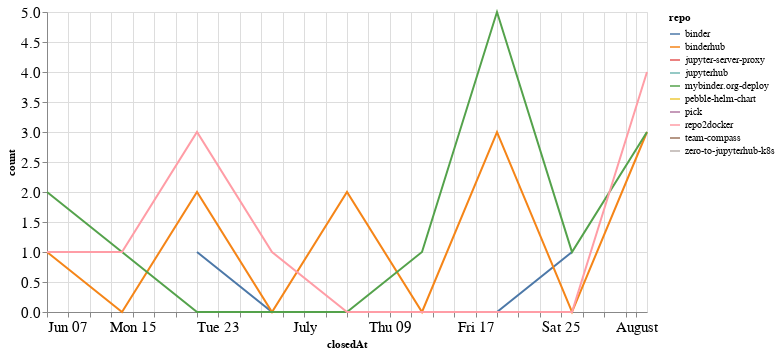

The notebook cell saved with this chart:
### Code cell
closed_by_time = closed_by.groupby('repo').resample('W', on='closedAt').count()['author'].reset_index()
closed_by_time = closed_by_time.rename(columns={'author': 'count'})

alt.Chart(closed_by_time, width=600).mark_line().encode(
    x='closedAt',
    y='count',
    color='repo',
    tooltip="repo"
)

### Figure 1 — Vega-Lite specification as saved in the notebook (floating-point values rounded to 4 significant figures)
{"config": {"axisLeft": {"labelFontSize": 15}, "axisBottom": {"labelFontSize": 15}}, "data": {"name": "data-faa16b2c9d0391b61cae6b0040c89b7d"}, "mark": "line", "encoding": {"color": {"type": "nominal", "field": "repo"}, "tooltip": {"type": "nominal", "field": "repo"}, "x": {"type": "temporal", "field": "closedAt"}, "y": {"type": "quantitative", "field": "count"}}, "width": 600, "$schema": "https://vega.github.io/schema/vega-lite/v4.8.1.json", "datasets": {"data-faa16b2c9d0391b61cae6b0040c89b7d": [{"repo": "binder", "closedAt": "2020-06-21T00:00:00", "count": 1}, {"repo": "binder", "closedAt": "2020-06-28T00:00:00", "count": 0}, {"repo": "binder", "closedAt": "2020-07-05T00:00:00", "count": 0}, {"repo": "binder", "closedAt": "2020-07-12T00:00:00", "count": 0}, {"repo": "binder", "closedAt": "2020-07-19T00:00:00", "count": 0}, {"repo": "binder", "closedAt": "2020-07-26T00:00:00", "count": 1}, {"repo": "binderhub", "closedAt": "2020-06-07T00:00:00", "count": 1}, {"repo": "binderhub", "closedAt": "2020-06-14T00:00:00", "count": 0}, {"repo": "binderhub", "closedAt": "2020-06-21T00:00:00", "count": 2}, {"repo": "binderhub", "closedAt": "2020-06-28T00:00:00", "count": 0}, {"repo": "binderhub", "closedAt": "2020-07-05T00:00:00", "count": 2}, {"repo": "binderhub", "closedAt": "2020-07-12T00:00:00", "count": 0}, {"repo": "binderhub", "closedAt": "2020-07-19T00:00:00", "count": 3}, {"repo": "binderhub", "closedAt": "2020-07-26T00:00:00", "count": 0}, {"repo": "binderhub", "closedAt": "2020-08-02T00:00:00", "count": 3}, {"repo": "jupyter-server-proxy", "closedAt": "2020-06-14T00:00:00", "count": 1}, {"repo": "jupyterhub", "closedAt": "2020-06-07T00:00:00", "count": 1}, {"repo": "mybinder.org-deploy", "closedAt": "2020-06-07T00:00:00", "count": 2}, {"repo": "mybinder.org-deploy", "closedAt": "2020-06-14T00:00:00", "count": 1}, {"repo": "mybinder.org-deploy", "closedAt": "2020-06-21T00:00:00", "count": 0}, {"repo": "mybinder.org-deploy", "closedAt": "2020-06-28T00:00:00", "count": 0}, {"repo": "mybinder.org-deploy", "closedAt": "2020-07-05T00:00:00", "count": 0}, {"repo": "mybinder.org-deploy", "closedAt": "2020-07-12T00:00:00", "count": 1}, {"repo": "mybinder.org-deploy", "closedAt": "2020-07-19T00:00:00", "count": 5}, {"repo": "mybinder.org-deploy", "closedAt": "2020-07-26T00:00:00", "count": 1}, {"repo": "mybinder.org-deploy", "closedAt": "2020-08-02T00:00:00", "count": 3}, {"repo": "pebble-helm-chart", "closedAt": "2020-06-07T00:00:00", "count": 1}, {"repo": "pick", "closedAt": "2020-06-14T00:00:00", "count": 1}, {"repo": "repo2docker", "closedAt": "2020-06-07T00:00:00", "count": 1}, {"repo": "repo2docker", "closedAt": "2020-06-14T00:00:00", "count": 1}, {"repo": "repo2docker", "closedAt": "2020-06-21T00:00:00", "count": 3}, {"repo": "repo2docker", "closedAt": "2020-06-28T00:00:00", "count": 1}, {"repo": "repo2docker", "closedAt": "2020-07-05T00:00:00", "count": 0}, {"repo": "repo2docker", "closedAt": "2020-07-12T00:00:00", "count": 0}, {"repo": "repo2docker", "closedAt": "2020-07-19T00:00:00", "count": 0}, {"repo": "repo2docker", "closedAt": "2020-07-26T00:00:00", "count": 0}, {"repo": "repo2docker", "closedAt": "2020-08-02T00:00:00", "count": 4}, {"repo": "team-compass", "closedAt": "2020-06-28T00:00:00", "count": 1}, {"repo": "zero-to-jupyterhub-k8s", "closedAt": "2020-07-26T00:00:00", "count": 1}]}}
